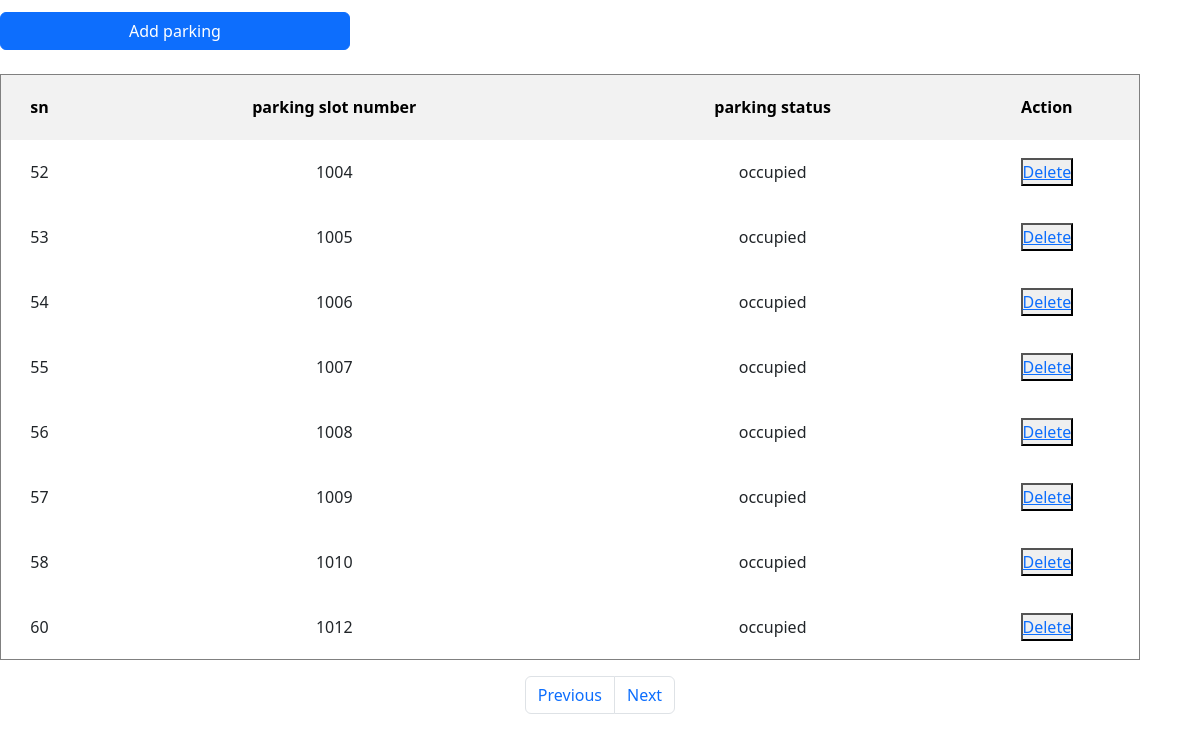
Screenshot of /admin-parking.php with the database file from the repository.
### tables this page shows
CREATE TABLE `parking` (
  `id` int(11) NOT NULL,
  `parkingslot_number` int(10) UNSIGNED NOT NULL,
  `parking_status` varchar(100) NOT NULL DEFAULT 'free',
  `vehicle_id` int(11) DEFAULT NULL
);

### admin-parking.php (the view, shortened to what this page needs)
<!DOCTYPE html>
<html lang="en">
<head>
    <link rel="stylesheet" href="./styles/admin_parking.css">
    <link rel="stylesheet" href="./assets/bootstrap/bootstrap-5.3.0-dist/css/bootstrap.min.css">
</head>
<body>
<button type="button" class="btn btn-primary add-parking" data-bs-toggle="modal" data-bs-target="#exampleModal">
  Add parking
</button>
    <table class="vehicle_park-admin" border="1">
        <tr>
            <th class="park-vehicle">sn</th>
            <th class="park-vehicle">parking slot number</th>
            <th class="park-vehicle">parking status</th>
            <th class="park-vehicle">Action</th>
        </tr>
        <?php
        include("./database/databaseconn.php");
        $limit = 8;
        $page = isset($_GET['page']) ? $_GET['page']:1;
        $start = ($page -1) * $limit;
        $previous = $page -1;
        $next = $page + 1;
        $sql = "SELECT *  from parking LIMIT $start,$limit";
        $result = mysqli_query($conn, $sql);
        if ($result->num_rows > 0) {
            while ($row = $result->fetch_assoc()) {
                $id = $row['id'];
                $parkingNumber = $row['parkingslot_number'];
                $parkingStatus = $row['parking_status'];
                echo '<tr>
                        <td>' . $id . '</td>
                        <td>' . $parkingNumber . '</td>
                        <td>' . $parkingStatus . '</td>
                        <td>
                         <button class="button"><a href="parking_delete.php?deleteid=' . $id . '">Delete</a></button>
                        </td>
                        </tr>';
            }
            echo "</table>";
        } else {
            echo "0 result";
        }
        ?>
    <nav aria-label="Page navigation example">
  <ul class="pagination mt-3 flex justify-content-center">
    <li class="page-item"><a class="page-link" href="admin-parking.php?page=<?= $previous;?>">Previous</a></li>
     <li class="page-item"><a class="page-link" href="admin-parking.php?page=<?= $next;?>">Next</a></li>
  </ul>
</nav>
</body>
</html>

### styles/admin_parking.css (style rules this page uses)
* { margin: 0; padding: 0; box-sizing: border-box; }
.vehicle_park-admin { border-collapse: collapse; width: 95%; text-align: center; margin-left: 0%; }
.park-vehicle { background-color: #f2f2f2; height: 50px; color: #000; }
td { padding: 3px; }
tr { width: 98%; height: 65px; }
.add-parking { width: 350px; padding: 10px; background-color: #84a2d9; margin: 1% 2% 2% 0%; border-radius: 6px; }

### rows the page displays
parking: id "52", parkingslot_number "1004", parking_status "occupied"
parking: id "53", parkingslot_number "1005", parking_status "occupied"
parking: id "54", parkingslot_number "1006", parking_status "occupied"
parking: id "55", parkingslot_number "1007", parking_status "occupied"
parking: id "56", parkingslot_number "1008", parking_status "occupied"
parking: id "57", parkingslot_number "1009", parking_status "occupied"
parking: id "58", parkingslot_number "1010", parking_status "occupied"
parking: id "60", parkingslot_number "1012", parking_status "occupied"
